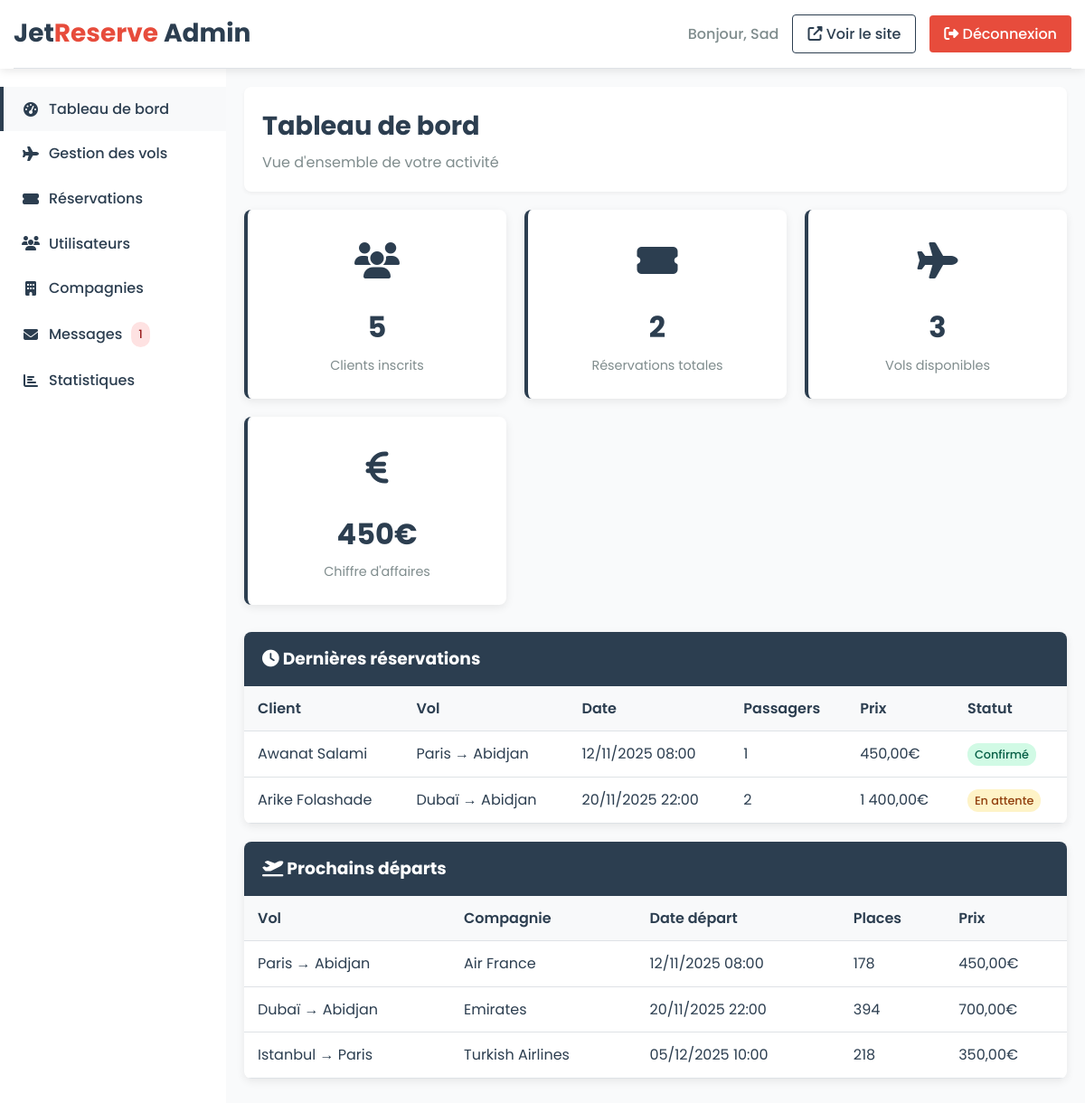
/dashboard/index.php (signed in), run on the app's committed database.
### tables this page shows
CREATE TABLE IF NOT EXISTS `reservations` (
  `id_reservation` int(11) NOT NULL AUTO_INCREMENT,
  `id_user` int(11) NOT NULL,
  `id_vol` int(11) NOT NULL,
  `statut` enum('confirmé','en attente','annulé') DEFAULT 'en attente',
  `date_reservation` timestamp NULL DEFAULT CURRENT_TIMESTAMP,
  `nombre_passagers` int(11) DEFAULT '1',
  `prix_total` decimal(10,2) DEFAULT NULL,
  PRIMARY KEY (`id_reservation`),
  KEY `id_user` (`id_user`),
  KEY `id_vol` (`id_vol`)
);

CREATE TABLE IF NOT EXISTS `users` (
  `id_user` int(11) NOT NULL AUTO_INCREMENT,
  `nom` varchar(50) NOT NULL,
  `prenom` varchar(50) NOT NULL,
  `email` varchar(100) NOT NULL,
  `telephone` varchar(20) DEFAULT NULL,
  `password` varchar(255) NOT NULL,
  `role` enum('client','admin') DEFAULT 'client',
  `statut` enum('actif','inactif') NOT NULL,
  `date_creation` timestamp NULL DEFAULT CURRENT_TIMESTAMP,
  PRIMARY KEY (`id_user`),
  UNIQUE KEY `email` (`email`)
);

CREATE TABLE IF NOT EXISTS `vols` (
  `id_vol` int(11) NOT NULL AUTO_INCREMENT,
  `id_compagnie` int(11) NOT NULL,
  `id_avion` int(11) NOT NULL,
  `depart` varchar(50) NOT NULL,
  `arrivee` varchar(50) NOT NULL,
  `date_depart` datetime NOT NULL,
  `date_arrivee` datetime NOT NULL,
  `prix` decimal(10,2) NOT NULL,
  `escales` int(11) DEFAULT '0',
  `classe` enum('économique','affaires','première') DEFAULT 'économique',
  `numero_vol` varchar(10) DEFAULT NULL,
  `places_disponibles` int(11) DEFAULT NULL,
  PRIMARY KEY (`id_vol`),
  KEY `id_compagnie` (`id_compagnie`),
  KEY `id_avion` (`id_avion`)
);

CREATE TABLE IF NOT EXISTS `compagnies` (
  `id_compagnie` int(11) NOT NULL AUTO_INCREMENT,
  `nom_compagnie` varchar(100) NOT NULL,
  `code_compagnie` varchar(10) NOT NULL,
  `pays` varchar(100) NOT NULL,
  PRIMARY KEY (`id_compagnie`),
  UNIQUE KEY `code_compagnie` (`code_compagnie`)
);

### dashboard/includes/check_admin.php (called while the page is built, shortened)
<?php
require_once __DIR__ . '/../../includes/db.php';
try {
    $stmt = $pdo->prepare("SELECT COUNT(*) as total FROM users WHERE role = 'client'");
    $stmt->execute();
    $total_clients = $stmt->fetch(PDO::FETCH_ASSOC)['total'];
    $stmt = $pdo->prepare("SELECT COUNT(*) as total FROM reservations");
    $stmt->execute();
    $total_reservations = $stmt->fetch(PDO::FETCH_ASSOC)['total'];
    $stmt = $pdo->prepare("SELECT COUNT(*) as total FROM vols");
    $stmt->execute();
    $total_vols = $stmt->fetch(PDO::FETCH_ASSOC)['total'];
    $stmt = $pdo->prepare("SELECT COALESCE(SUM(prix_total), 0) as ca FROM reservations WHERE statut = 'confirmé'");
    $stmt->execute();
    $chiffre_affaires = $stmt->fetch(PDO::FETCH_ASSOC)['ca'];
    $stmt = $pdo->prepare("SELECT COUNT(*) as total FROM reservations WHERE statut = 'en attente'");
    $stmt->execute();
    $reservations_attente = $stmt->fetch(PDO::FETCH_ASSOC)['total'];
} catch (PDOException $e) {
    $total_clients = 0;
    $total_reservations = 0;
    $total_vols = 0;
    $chiffre_affaires = 0;
    $reservations_attente = 0;
}
?>

### dashboard/index.php (the view, shortened to what this page needs)
<?php include 'includes/check_admin.php'; ?>
<!DOCTYPE html>
<html lang="fr">
<head>
    <link rel="stylesheet" href="https://cdnjs.cloudflare.com/ajax/libs/font-awesome/6.4.0/css/all.min.css">
</head>
<body>
    <header class="admin-header">
        <div class="container">
            <div class="header-top">
                <a href="index.php" class="logo">Jet<span>Reserve</span> Admin</a>
                <div class="admin-info">
                    <span class="user-welcome">Bonjour, <?php echo $_SESSION['prenom']; ?></span>
                    <a href="../index.php" class="btn btn-outline" target="_blank">
                        <i class="fas fa-external-link-alt"></i> Voir le site
                    </a>
                    <a href="../vge64/deconnexion.php" class="btn btn-danger">
                        <i class="fas fa-sign-out-alt"></i> Déconnexion
                    </a>
                </div>
            </div>
        </div>
    </header>
    <div class="admin-container">
        <nav class="admin-sidebar">
            <ul class="sidebar-menu">
                <li class="menu-item active">
                    <a href="index.php" class="menu-link">
                        <i class="fas fa-tachometer-alt"></i>
                        Tableau de bord
                    </a>
                </li>
                <li class="menu-item">
                    <a href="gestion_vols.php" class="menu-link">
                        <i class="fas fa-plane"></i>
                        Gestion des vols
                    </a>
                </li>
                <li class="menu-item">
                    <a href="gestion_reservations.php" class="menu-link">
                        <i class="fas fa-ticket-alt"></i>
                        Réservations
                    </a>
                </li>
                <li class="menu-item">
                    <a href="gestion_utilisateurs.php" class="menu-link">
                        <i class="fas fa-users"></i>
                        Utilisateurs
                    </a>
                </li>
                <li class="menu-item">
                    <a href="gestion_compagnies.php" class="menu-link">
                        <i class="fas fa-building"></i>
                        Compagnies
                    </a>
                </li>
                <li class="menu-item">
                    <a href="messages.php" class="menu-link">
                        <i class="fas fa-envelope"></i>
                        Messages
                        <span class="badge badge-danger"><?php echo $reservations_attente; ?></span>
                    </a>
                </li>
                <li class="menu-item">
                    <a href="statistiques.php" class="menu-link">
                        <i class="fas fa-chart-bar"></i>
                        Statistiques
                    </a>
                </li>
            </ul>
        </nav>
        <main class="admin-content">
            <div class="content-header">
                <h1 class="page-title">Tableau de bord</h1>
                <p class="page-subtitle">Vue d'ensemble de votre activité</p>
            </div>
            <div class="stats-grid">
                <div class="stat-card">
                    <div class="stat-icon">
                        <i class="fas fa-users"></i>
                    </div>
                    <div class="stat-number"><?php echo $total_clients; ?></div>
                    <div class="stat-label">Clients inscrits</div>
                </div>
                <div class="stat-card">
                    <div class="stat-icon">
                        <i class="fas fa-ticket-alt"></i>
                    </div>
                    <div class="stat-number"><?php echo $total_reservations; ?></div>
                    <div class="stat-label">Réservations totales</div>
                </div>
                <div class="stat-card">
                    <div class="stat-icon">
                        <i class="fas fa-plane"></i>
                    </div>
                    <div class="stat-number"><?php echo $total_vols; ?></div>
                    <div class="stat-label">Vols disponibles</div>
                </div>
                <div class="stat-card">
                    <div class="stat-icon">
                        <i class="fas fa-euro-sign"></i>
                    </div>
                    <div class="stat-number"><?php echo number_format($chiffre_affaires, 0, ',', ' '); ?>€</div>
                    <div class="stat-label">Chiffre d'affaires</div>
                </div>
            </div>
            <div class="data-table">
                <div class="table-header">
                    <h3 style="margin: 0; color: white;">
                        <i class="fas fa-clock"></i> Dernières réservations
                    </h3>
                </div>
                <?php
                try {
                    $stmt = $pdo->prepare("
                        SELECT r.*, v.depart, v.arrivee, v.date_depart,
                               c.nom_compagnie, u.prenom, u.nom
                        FROM reservations r
                        JOIN vols v ON r.id_vol = v.id_vol
                        JOIN compagnies c ON v.id_compagnie = c.id_compagnie
                        JOIN users u ON r.id_user = u.id_user
                        ORDER BY r.date_reservation DESC
                        LIMIT 5
                    ");
                    $stmt->execute();
                    $reservations = $stmt->fetchAll(PDO::FETCH_ASSOC);
                    if ($reservations) {
                        echo '<table>';
                        echo '<thead>';
                        echo '<tr>';
                        echo '<th>Client</th>';
                        echo '<th>Vol</th>';
                        echo '<th>Date</th>';
                        echo '<th>Passagers</th>';
                        echo '<th>Prix</th>';
                        echo '<th>Statut</th>';
                        echo '</tr>';
                        echo '</thead>';
                        echo '<tbody>';
                        foreach ($reservations as $reservation) {
                            echo '<tr>';
                            echo '<td>' . htmlspecialchars($reservation['prenom'] . ' ' . $reservation['nom']) . '</td>';
                            echo '<td>' . htmlspecialchars($reservation['depart'] . ' → ' . $reservation['arrivee']) . '</td>';
                            echo '<td>' . date('d/m/Y H:i', strtotime($reservation['date_depart'])) . '</td>';
                            echo '<td>' . $reservation['nombre_passagers'] . '</td>';
                            echo '<td>' . number_format($reservation['prix_total'], 2, ',', ' ') . '€</td>';
                            echo '<td><span class="badge badge-' . ($reservation['statut'] == 'confirmé' ? 'success' : ($reservation['statut'] == 'en attente' ? 'warning' : 'danger')) . '">' . ucfirst($reservation['statut']) . '</span></td>';
                            echo '</tr>';
                        }
                        echo '</tbody>';
                        echo '</table>';
                    } else {
                        echo '<div style="padding: 20px; text-align: center; color: var(--secondary);">Aucune réservation récente.</div>';
                    }
                } catch (PDOException $e) {
                    echo '<div style="padding: 20px; text-align: center; color: var(--danger);">Erreur: ' . $e->getMessage() . '</div>';
                }
                ?>
            </div>
            <div class="data-table">
                <div class="table-header">
                    <h3 style="margin: 0; color: white;">
                        <i class="fas fa-plane-departure"></i> Prochains départs
                    </h3>
                </div>
                <?php
                try {
                    $stmt = $pdo->prepare("
                        SELECT v.*, c.nom_compagnie, a.modele
                        FROM vols v
                        JOIN compagnies c ON v.id_compagnie = c.id_compagnie
                        JOIN avions a ON v.id_avion = a.id_avion
                        WHERE v.date_depart > NOW()
                        ORDER BY v.date_depart ASC
                        LIMIT 5
                    ");
                    $stmt->execute();
                    $vols = $stmt->fetchAll(PDO::FETCH_ASSOC);
                    if ($vols) {
                        echo '<table>';
                        echo '<thead>';
                        echo '<tr>';
                        echo '<th>Vol</th>';
                        echo '<th>Compagnie</th>';
                        echo '<th>Date départ</th>';
                        echo '<th>Places</th>';
                        echo '<th>Prix</th>';
                        echo '</tr>';
                        echo '</thead>';
                        echo '<tbody>';
                        foreach ($vols as $vol) {
                            echo '<tr>';
                            echo '<td>' . htmlspecialchars($vol['depart'] . ' → ' . $vol['arrivee']) . '</td>';
                            echo '<td>' . htmlspecialchars($vol['nom_compagnie']) . '</td>';
                            echo '<td>' . date('d/m/Y H:i', strtotime($vol['date_depart'])) . '</td>';
                            echo '<td>' . $vol['places_disponibles'] . '</td>';
                            echo '<td>' . number_format($vol['prix'], 2, ',', ' ') . '€</td>';
                            echo '</tr>';
                        }
                        echo '</tbody>';
                        echo '</table>';
                    } else {
                        echo '<div style="padding: 20px; text-align: center; color: var(--secondary);">Aucun vol à venir.</div>';
                    }
                } catch (PDOException $e) {
                    echo '<div style="padding: 20px; text-align: center; color: var(--danger);">Erreur: ' . $e->getMessage() . '</div>';
                }
                ?>
            </div>
        </main>
    </div>
</body>
</html>

### dashboard/index.php (style rules this page uses)
:root { --primary: #2c3e50; --secondary: #7f8c8d; --success: #27ae60; --danger: #e74c3c; --warning: #f39c12; --info: #3498db; --light: #f8f9fa; --dark: #2c3e50; --white: #ffffff; --gray: #7f8c8d; --light-gray: #f9fafb; --border-color: #dee2e6; }
* { margin: 0; padding: 0; box-sizing: border-box; }
body { font-family: 'Poppins', sans-serif; background-color: var(--light-gray); color: var(--dark); line-height: 1.6; }
.container { width: 100%; max-width: 1400px; margin: 0 auto; padding: 0 15px; }
.admin-header { background-color: var(--white); box-shadow: 0 2px 10px rgba(0, 0, 0, 0.1); position: sticky; top: 0; z-index: 1000; }
.header-top { display: flex; justify-content: space-between; align-items: center; padding: 15px 0; border-bottom: 1px solid var(--border-color); }
.logo { font-size: 28px; font-weight: 700; color: var(--primary); text-decoration: none; }
.logo span { color: var(--danger); }
.admin-info { display: flex; align-items: center; gap: 15px; }
.user-welcome { color: var(--secondary); font-weight: 500; }
.btn { padding: 8px 16px; border-radius: 4px; font-weight: 500; cursor: pointer; transition: all 0.3s ease; border: none; font-family: 'Poppins', sans-serif; text-decoration: none; display: inline-block; text-align: center; }
.btn-outline { background-color: transparent; border: 1px solid var(--primary); color: var(--primary); }
.btn-danger { background-color: var(--danger); color: var(--white); }
.admin-container { display: flex; min-height: calc(100vh - 80px); }
.admin-sidebar { width: 250px; background: var(--white); box-shadow: 2px 0 5px rgba(0,0,0,0.1); padding: 20px 0; }
.sidebar-menu { list-style: none; }
.menu-item { padding: 12px 20px; border-left: 4px solid transparent; transition: all 0.3s ease; }
.menu-item.active { background: var(--light); border-left-color: var(--primary); }
.menu-link { color: var(--dark); text-decoration: none; display: flex; align-items: center; gap: 10px; font-weight: 500; }
.menu-link i { width: 20px; text-align: center; }
.admin-content { flex: 1; padding: 20px; background: var(--light-gray); }
.content-header { background: var(--white); padding: 20px; border-radius: 8px; margin-bottom: 20px; box-shadow: 0 2px 4px rgba(0,0,0,0.05); }
.page-title { color: var(--primary); margin-bottom: 5px; font-size: 1.8rem; }
.page-subtitle { color: var(--secondary); font-size: 1rem; }
.stats-grid { display: grid; grid-template-columns: repeat(auto-fit, minmax(250px, 1fr)); gap: 20px; margin-bottom: 30px; }
.stat-card { background: var(--white); padding: 25px; border-radius: 8px; box-shadow: 0 3px 10px rgba(0,0,0,0.08); text-align: center; border-left: 4px solid var(--primary); transition: transform 0.3s ease; }
.stat-icon { font-size: 2.5rem; margin-bottom: 15px; color: var(--primary); }
.stat-number { font-size: 2rem; font-weight: 700; color: var(--primary); margin-bottom: 5px; }
.stat-label { color: var(--secondary); font-size: 0.9rem; }
.data-table { background: var(--white); border-radius: 8px; overflow: hidden; box-shadow: 0 3px 10px rgba(0,0,0,0.08); margin-bottom: 20px; }
.table-header { background: var(--primary); color: var(--white); padding: 15px 20px; }
table { width: 100%; border-collapse: collapse; }
th, td { padding: 12px 15px; text-align: left; border-bottom: 1px solid var(--border-color); }
th { background: var(--light); font-weight: 600; color: var(--dark); }
.badge { padding: 4px 8px; border-radius: 12px; font-size: 0.8rem; font-weight: 500; }
.badge-success { background: #d1fae5; color: #065f46; }
.badge-warning { background: #fef3c7; color: #92400e; }
.badge-danger { background: #fee2e2; color: #991b1b; }

### data on the page
reservations: id_user.nom "Awanat Salami", id_vol.arrivee "Paris → Abidjan", id_vol.date_depart "12/11/2025 08:00", nombre_passagers "1", prix_total "450,00", statut "Confirmé"
reservations: id_user.nom "Arike Folashade", id_vol.arrivee "Dubaï → Abidjan", id_vol.date_depart "20/11/2025 22:00", nombre_passagers "2", prix_total "1 400,00", statut "En attente"
vols: depart+arrivee "Paris → Abidjan", id_compagnie.nom_compagnie "Air France", date_depart "12/11/2025 08:00", places_disponibles "178", prix "450,00"
vols: depart+arrivee "Dubaï → Abidjan", id_compagnie.nom_compagnie "Emirates", date_depart "20/11/2025 22:00", places_disponibles "394", prix "700,00"
vols: depart+arrivee "Istanbul → Paris", id_compagnie.nom_compagnie "Turkish Airlines", date_depart "05/12/2025 10:00", places_disponibles "218", prix "350,00"

### other printed values
$_SESSION['prenom'] "Sad"
$reservations_attente "1"
$total_clients "5"
$total_reservations "2"
$total_vols "3"
$chiffre_affaires "450"
